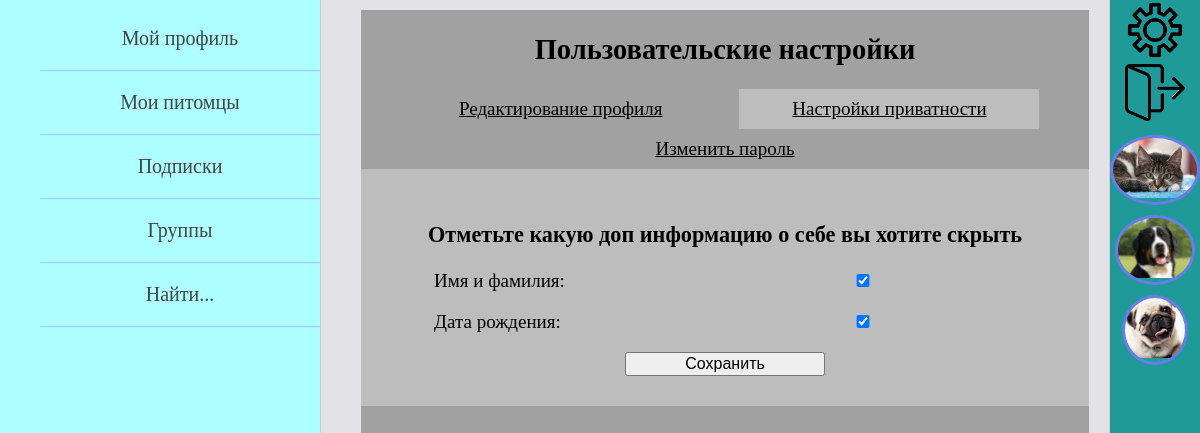
The app's page /personal-settings/1/privacy-settings/ (signed in) with its own data.
### pet_owners/models.py (models this page shows, shortened)
class Owner(AbstractUser):
    date_of_birth = models.DateField(blank=True, verbose_name='дата рождения пользователя', null=True)
    avatar = models.ImageField(upload_to="owners_photos/%Y/%m/%d/", blank=True,
                               verbose_name='фото пользователя', null=True)
    about_myself = models.TextField(max_length=520, blank=True, verbose_name='о себе', null=True)
    instagram = models.URLField(blank=True, verbose_name='инстаграм', null=True)
    vkontakte = models.URLField(blank=True, verbose_name='вконтакте', null=True)
    youtube = models.URLField(blank=True, verbose_name='ютуб', null=True)
    full_name_is_hidden = models.BooleanField(default=True)
    date_of_birth_is_hidden = models.BooleanField(default=True)

class Animal(models.Model):
    GENDER = (
        ("мальчик", "мальчик"),
        ("девочка", "девочка")
    )
    name_of_animal = models.CharField(max_length=55, verbose_name='имя питомца')
    pet_owner = models.ForeignKey(settings.AUTH_USER_MODEL, on_delete=models.CASCADE, verbose_name='владелец')
    category_of_animal = models.ForeignKey(AnimalCategory, on_delete=models.PROTECT, verbose_name='вид')
    animal_breed = models.CharField(max_length=100, blank=True, verbose_name='порода питомца')
    date_of_animal_birth = models.DateField(verbose_name='дата рождения питомца', blank=True, null=True)
    sex = models.CharField(max_length=7, choices=GENDER, verbose_name='пол', null=True)
    animal_photo = models.ImageField(upload_to="animals_photos/%Y/%m/%d/", verbose_name='фото питомца')
    about_pet = models.TextField(max_length=520, verbose_name='о питомце')
    class Meta:
        verbose_name = 'Питомец'
        verbose_name_plural = 'Питомцы'

### pet_owners/views.py (the view, shortened to what this page needs)
# urls.py: path('personal-settings/<int:pk>/privacy-settings/', PrivacySettingsView.as_view(),
class PrivacySettingsView(LoginRequiredMixin, DataMixin, UpdateView):
    form_class = PrivacySettingsForm
    template_name = 'pet_owners/privacy_settings_page.html'
    def get_queryset(self):
        self.queryset = Owner.objects.filter(pk=self.request.user.id)
        return self.queryset
    def get_context_data(self, *, object_list=None, **kwargs):
        context = super().get_context_data(**kwargs)
        context['title'] = "Настройки приватности"
        context.update(self.get_left_menu())
        context.update(self.get_right_menu(self.queryset[0]))
        return context

### pet_owners/forms.py
class PrivacySettingsForm(forms.ModelForm):
    full_name_is_hidden = forms.BooleanField(label='Имя и фамилия', required=False,
                               widget=forms.CheckboxInput(attrs={'class': 'form-input'}))
    date_of_birth_is_hidden = forms.BooleanField(label='Дата рождения', required=False,
                             widget=forms.CheckboxInput(attrs={'class': 'form-input'}))
    class Meta:
        model = Owner
        fields = ('full_name_is_hidden', 'date_of_birth_is_hidden')

### pet_owners/utils.py (called while the page is built)
    def get_left_menu(self):
        context = {}
        if self.request.user.is_authenticated:
            context['left_menu'] = [
                {'title': "Мой профиль", 'url_name': ['profile_home', self.request.user.id]},
                {'title': "Мои питомцы", 'url_name': ['all_animals_page']},
                {'title': "Подписки", 'url_name': ['owner_subscriptions', self.request.user.id]},
                {'title': "Группы", 'url_name': ['my_groups']},
                {'title': "Найти...", 'url_name': ['profile_home', self.request.user.id]}
            ]
        else:
            context['left_menu'] = [
                {'title': "Регистрация", 'url_name': 'register'},
                {'title': "Войти", 'url_name': 'login'},
            ]
        return context

    def get_right_menu(self, auth_user=None):
        context = {}
        if auth_user is None:
            auth_user = self.request.user
        animals = Animal.objects.filter(followers__follower=auth_user)[:7]
        context['animals_for_right_menu'] = animals
        return context

### pet_owners/templates/pet_owners/privacy_settings_page.html (shortened to what this page needs)
{% extends 'pet_owners/base.html' %}
{% block content %}
<div class="settings_page">
    <div class="selecting_settings">
        <h2>Пользовательские настройки</h2>
        <div class="setting_el">
            <a href="{% url 'profile-settings' request.user.id %}">
                Редактирование профиля
            </a>
        </div>
        <div class="setting_el_active">
            <a href="{% url 'privacy-settings' request.user.id %}">
                Настройки приватности
            </a>
        </div>
        <div class="setting_el">
            <a href="#">
                Изменить пароль
            </a>
        </div>
    </div>
    <div class="form_block_set">
        <h3>Отметьте какую доп информацию о себе вы хотите скрыть</h3>
        <form method="post" enctype="multipart/form-data">
            {% for field in form %}
            <p><label class="form-label" for="{{ field.id_for_label }}">
                {{field.label}}:{% if field.field.required %} * {% endif %}
            </label>{{ field }}</p>
            {% endfor %}
            <button class="form_button" type="submit">Сохранить</button>
        </form>
    </div>
</div>
{% endblock %}

### pet_owners/templates/pet_owners/base.html (shortened to what this page needs)
{% load static %}
<!DOCTYPE html>
<html lang="en">
<head>
    <link type="text/css" href="{% static 'pet_owners/css/styles.css' %}" rel="stylesheet" />
</head>
<body>
<table class="table-page" border=0 cellpadding="0" cellspacing="0">
<tr>
    <td valign="top" class="left-chapters">
        <ul id="leftchapters">
            {% for el_menu in left_menu %}
                {% if request.user.is_authenticated %}
                    {% if el_menu.url_name|length == 2 %}
                        <li><a href="{% url el_menu.url_name.0 el_menu.url_name.1 %}">
                            {{el_menu.title}}
                        </a></li>
                    {% else %}
                        <li><a href="{% url el_menu.url_name.0 %}">
                            {{el_menu.title}}
                        </a></li>
                    {% endif %}
                {% else %}
                    <li><a href="{% url el_menu.url_name %}">{{el_menu.title}}</a></li>
                {% endif %}
            {% endfor %}
        </ul>
    </td>
    <td valign="top" class="content">
        <div class="content-text">
            {% block content %}
            {% endblock %}
        </div>
    </td>
    <td valign="top" class="right-chapters">
        <table border=0 cellpadding="0" cellspacing="0">
            {% if request.user.is_authenticated %}
            <tr class="settings_button"><td>
                <a href="{% url 'profile-settings' request.user.id %}">
                    <img src="/static/pet_owners/images/settings_img.png" width="60">
                </a>
            </td></tr>
            <tr class="logout_button"><td>
                <a href="{% url 'logout' %}">
                    <img src="/static/pet_owners/images/exit.png" width="60">
                </a>
            </td></tr>
            {% for sub in animals_for_right_menu %}
                <tr class="right_sub_button"><td>
                    <a href="{% url 'animal_posts' sub.pk %}">
                        <div class="sub_avatar">
                            <img src="{{sub.animal_photo.url}}" height=60>
                        </div>
                    </a>
                </td></tr>
            {% endfor %}
            {% endif %}
        </table>
    </td>
</tr>
</table>
</body>
</html>

### pet_owners/static/pet_owners/css/styles.css (style rules this page uses)
html, body { font-family: 'Georgia'; margin: 0; padding: 0; height: 100%; width: 100%; color: #000000; }
.table-page { width: 100%; height: 100%; vertical-align: top; }
.table-page tr { height: 100%; }
.left-chapters { margin: 0; background: rgba(140, 255, 255, 0.7); border-right: 1px solid #ccc; min-height: 100%; }
.left-chapters ul { width: 300px; min-height: 100%; margin: 0; padding: 7px 0 7px 20px; list-style: none; font-size: 20px; }
.left-chapters ul li { text-align: center; margin-left: 20px; padding: 20px 0 20px 0; color: #999; border-bottom: 1px solid rgba(126, 117, 255, 0.4); }
.left-chapters ul li a { color: #444; text-decoration: none; transition: color .2s linear; }
.right-chapters { margin: 0; background: #209999; border-left: 1px solid #ccc; min-height: 100%; }
.settings_button, .logout_button, .right_sub_button { text-align: center; }
.settings_button a, .logout_button a, .right_sub_button a { display: block; height: 100%; width: 100%; transition: all .2s linear; }
.right_sub_button .sub_avatar { border: 3px solid rgba(126, 117, 255, 0.8); }
.content { background: #27234621; padding: 10px 20px 20px 40px; width: 100%; height: 100%; box-sizing: border-box; }
.content-text { height: 100%; font-size: 19px; background: #e3e8e8; font-family: Yandex Sans Display Light; }
.sub_avatar, .foll_avatar, .author_avatar, .mem_cell_avatar { display: inline-block; vertical-align: middle; text-align: center; max-height: 120px; max-width: 120px; margin-top: 10px; border-radius: 50%; overflow: hidden; }
.form_block, .form_block_set { width: 100%; text-align: center; }
.form-input { width: 300px; font-size: 16px; }
.form-label { display: inline-block; text-align: left; min-width: 275px; vertical-align: top; }
.form_button { min-width: 200px; font-size: 16px; }
.settings_page { display: block; width: 100%; height: 100%; overflow: clip; background: #a1a1a1; }
.selecting_settings { display: inline-block; width: 100%; text-align: center; }
.setting_el, .setting_el_active { display: inline-block; width: 300px; height: 40px; vertical-align: middle; text-align: center; font-size: 19px; margin: 0 12px 0 12px; }
.setting_el_active { background: #bdbdbd; }
.setting_el a, .setting_el_active a { display: block; height: 100%; width: 100%; line-height: 40px; color: #000000; }
.form_block_set { background: #bdbdbd; padding: 30px 0 30px 0; }

### records on screen
Owner: form "☑" "☑"
Animal: animal_photo (picture)
Animal: animal_photo (picture)
Animal: animal_photo (picture)

### other values on screen
{{ el_menu.title }} "Мой профиль" "Подписки" "Найти..."
{{ el_menu.title }} "Мои питомцы" "Группы"
{{ field.label }} "Имя и фамилия" "Дата рождения"
